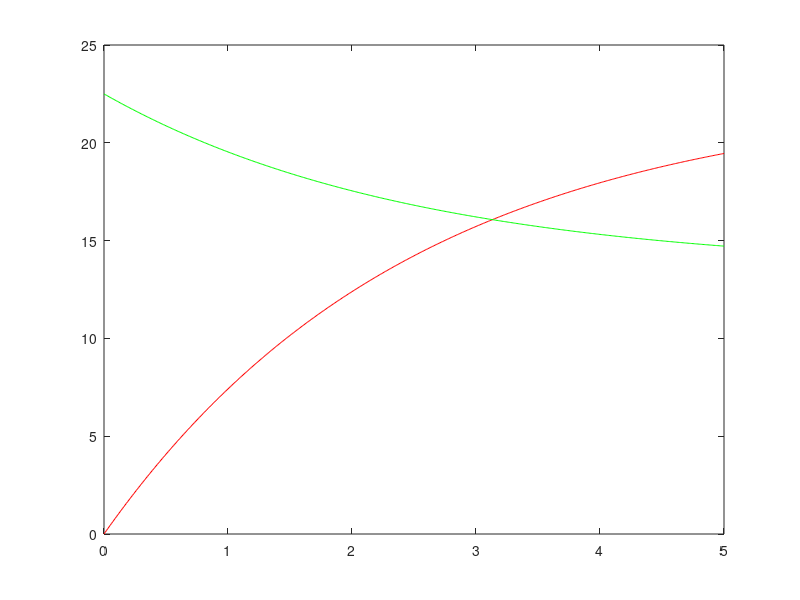

MATLAB code for this plot:
m=1;g=10;B=1;k=0.4;
t=0:0.01:5;
vmax=(m*g-B)/k;
amax=(m*g-B)/m;
v=vmax-vmax*exp(-k*t/m);
x=vmax+k*vmax*exp(-k*t/m)-k*vmax/m;
figure
% v/t
plot(t,v,'r-');
hold on
% x/t
plot(t,x,'g-')